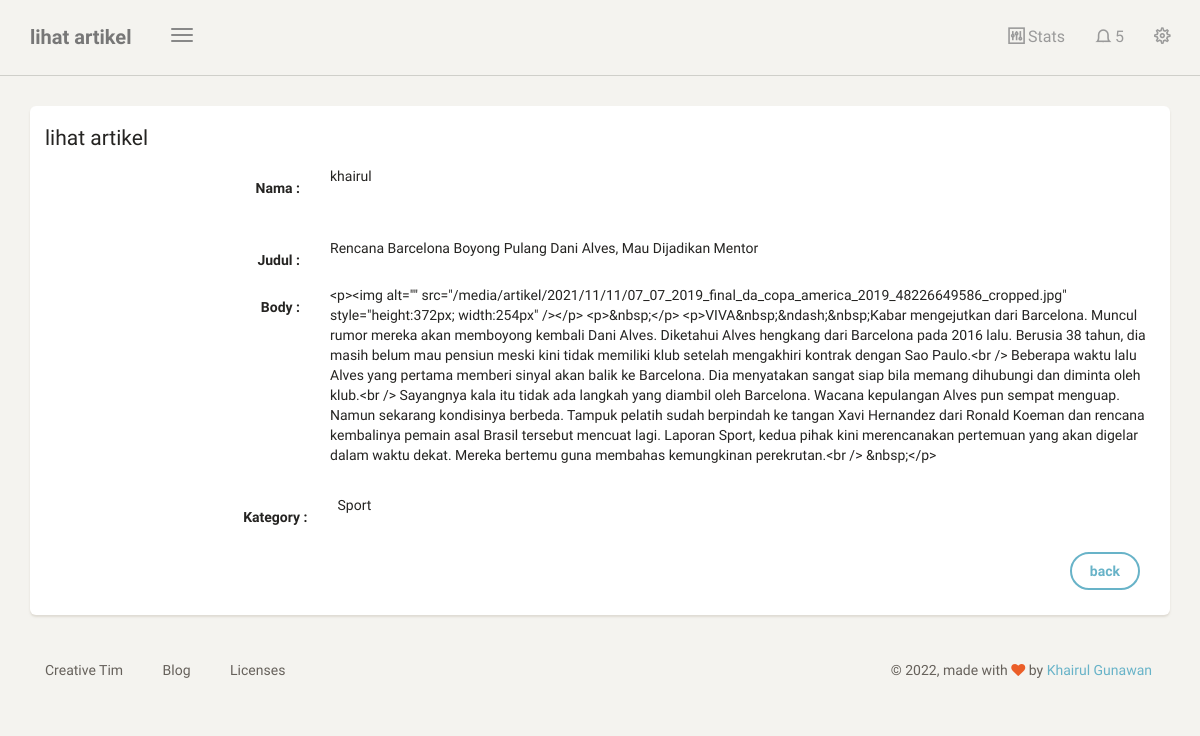
The page /dashboard/artikel/lihat/5 (signed in) on the database its author committed.
### blog/models.py (models this page shows, shortened)
class Artikel(models.Model):
    nama = models.ForeignKey(User, on_delete=models.CASCADE, blank=True, null=True)
    judul = models.CharField(max_length=100)
    body = RichTextUploadingField(blank=True, null=True,
                                      config_name='special',
                                      external_plugin_resources=[(
                                          'youtube',
                                          '/static/ckeditor_plugins/youtube/youtube/',
                                          'plugin.js',
                                          )],
)
    kategory = models.ForeignKey(Kategori, on_delete=models.CASCADE)
    date = models.DateTimeField(auto_now_add=True)
    class Meta:
        ordering =['-date']
        verbose_name_plural = "Artikel"

class Kategori(models.Model):
    nama = models.CharField(max_length=20)
    def __str__(self):
        return self.nama
    class Meta:
        verbose_name_plural = "Kategori"

### blog/views.py (the view)
# urls.py: path('artikel/lihat/<str:id>',lihat_artikel, name='lihat_artikel'),
@login_required
def lihat_artikel(request, id):
    template_name = "back/lihat_artikel.html"
    artikel = Artikel.objects.get(id=id)
    context = {
        'title':'lihat artikel',
        'artikel': artikel,
    }
    return render(request, template_name, context)

### templates/back/lihat_artikel.html (shortened to what this page needs)
{% extends 'back/base.html' %}
{% block content %}
<div class="content">
    <div class="container-fluid">
        <div class="row">
            <div class="col-md-12">
                <div class="card">
                    <form class="form-horizontal" method="POST">
                        <div class="card-header">
                            <h4 class="card-title">
                                {{title}}
                            </h4>
                        </div>
                        <div class="card-content">
                            <div class="form-group">
                                <label class="col-md-3 control-label">Nama : </label>
                                <div class="col-md-9">
                                    {{artikel.nama}}
                                </div>
                            </div>
                        </div>
                        <div class="card-content">
                            <div class="form-group">
                                <label class="col-md-3 control-label">Judul : </label>
                                <div class="col-md-9">
                                   {{artikel.judul}}
                                </div>
                            </div>
                            <div class="form-group">
                                <label class="col-md-3 control-label">Body : </label>
                                <div class="col-md-9">
                                   {{artikel.body}}
                                </div>
                        </div>
                        <div class="card-content">
                            <div class="form-group">
                                <label class="col-md-3 control-label">Kategory : </label>
                                <div class="col-md-9">
                                   {{artikel.kategory}}
                            </div>
                        </div>
                        </div>
                        <div class="card-footer text-right">
                            <div class="form-group">
                                <label class="col-md-3"></label>
                                <div class="col-md-9">
                                    <a class="btn btn-info" href="{% url 'tabel_artikel' %}">back</a>
                                </div>
                            </div>
                        </div>
                    </form>
                </div>
            </div>
        </div>
    </div>
</div>
{% endblock content %}

### rows shown on the page
Artikel: nama "khairul", judul "Rencana Barcelona Boyong Pulang Dani Alves, Mau Dijadikan Mentor", body "<p><img alt=\"\" src=\"/media/artikel/2021/11/11/07_07_2019_final_da_copa_america_2019_48226649586_cropped.jpg\" style=\"height:372px; width:254px\" /></p> <p>&nbsp;</p> <p>VIVA&nbsp;&ndash;&nbsp;Kabar mengejutkan dari Barcelona. Muncul rumor mereka akan memboyong kembali Dani Alves. Diketahui Alves hengkang dari Barcelona pada 2016 lalu. Berusia 38 tahun, dia masih belum mau pensiun meski kini tidak memiliki klub setelah mengakhiri kontrak dengan Sao Paulo.<br /> Beberapa waktu lalu Alves yang pertama memberi sinyal akan balik ke Barcelona. Dia menyatakan sangat siap bila memang dihubungi dan diminta oleh klub.<br /> Sayangnya kala itu tidak ada langkah yang diambil oleh Barcelona. Wacana…", kategory "Sport"

### other values the page prints
{{ title }} "lihat artikel"
